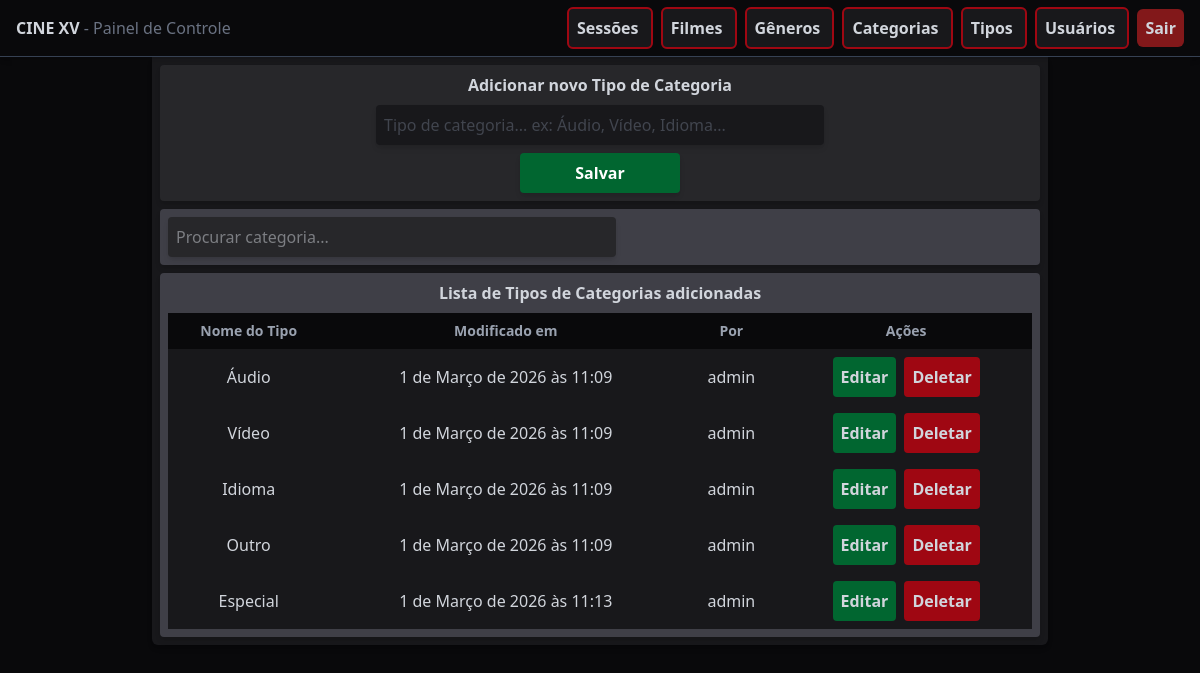
The app's page /category/types (signed in) with its own data.
### api/models.py (models this page shows, shortened)
class CategoryType(models.Model):
    name = models.CharField(max_length=100)
    modified_by = models.ForeignKey(User, on_delete=models.SET_NULL, null=True, related_name='mod_types')
    modified_at = models.DateTimeField(auto_now_add=True)

### control/models.py (models this page shows, shortened)
class CustomUser(AbstractBaseUser, PermissionsMixin):
    username = models.CharField(max_length=200, unique=True)
    is_active = models.BooleanField(default=False)
    is_admin = models.BooleanField(default=False)
    objects = CustomUserManager()
    USERNAME_FIELD = 'username'
    REQUIRED_FIELDS = []
    def __str__(self):
        return self.username

### control/views.py (the view)
# urls.py: path('category/types', views.catg_type, name='catg-types'),
@login_required(login_url='user-login')
def catg_type(request):
    if request.method == 'POST':
        form_type = request.POST.get('form_type')
        if form_type == 'add_form':
            form = AddCategoryTypeForm(request.POST)
            if form.is_valid:
                c_type = form.save(commit=False)
                c_type.modified_by = request.user
                c_type.save()
                messages.success(request, "Novo tipo de categoria adicionada com sucesso!")
                return redirect('catg-types')
            else:
                for field, errors in form.errors.items():
                    for error in errors:
                        messages.error(request, error)
        if form_type == 'delete_form':
            c_type_id = request.POST.get('c_type_id')
            c_type = get_object_or_404(CategoryType, id=c_type_id)
            c_type.delete()
            messages.success(request, "Tipo de categoria deletada com sucesso!")
            return redirect('catg-types')
    else:
        form = AddCategoryTypeForm()
        c_types = CategoryType.objects.all()
    context = {
        'form': form,
        'c_types': c_types
    }
    return render(request, 'category/catg_type.html', context)

### control/forms.py
class AddCategoryTypeForm(forms.ModelForm):
    class Meta:
        model = CategoryType
        fields = ['name']
        widgets = {
            'name': forms.TextInput(attrs={
                'class': "w-md bg-zinc-900 hover:bg-zinc-700 transition outline-none p-2 rounded-sm shadow-md",
                'placeholder': "Tipo de categoria... ex: Áudio, Vídeo, Idioma..."
            })
        }

### control/templates/category/catg_type.html (shortened to what this page needs)
{% extends 'base.html' %}
{% block content %}
<div class="w-4xl bg-zinc-900 mx-auto p-2 rounded-b-md space-y-2 shadow-md">
    <div class="bg-zinc-800 flex flex-col gap-2 text-center items-center rounded-sm p-2 shadow-md">
        <h1 class="font-semibold">Adicionar novo Tipo de Categoria</h1>
        <form method="POST" class="flex flex-col gap-2 text-gray-500">
            {{ form.name }}
            <button name="form_type" value="add_form" type="submit" class="w-40 mx-auto bg-green-800 hover:bg-green-600 p-2 rounded-sm text-white font-semibold cursor-pointer transition shadow-md">
                Salvar
            </button>
        </form>
    </div>
    <div class="bg-zinc-700 flex flex-col gap-2 text-center rounded-sm p-2 shadow-md">
        <input id="search-files" type="search" placeholder="Procurar categoria..." class="w-full max-w-md bg-zinc-800 hover:bg-zinc-600 transition rounded-sm p-2 shadow-md">
    </div>
    <div class="bg-zinc-700 flex flex-col gap-2 text-center items-center rounded-sm p-2 shadow-md">
        <h1 class="font-semibold">Lista de Tipos de Categorias adicionadas</h1>
        <table class="w-full text-center">
            <thead>
                <tr class="bg-zinc-950 font-semibold text-sm text-gray-400">
                    <th class="p-1">Nome do Tipo</th>
                    <th class="p-1">Modificado em</th>
                    <th class="p-1">Por</th>
                    <th class="p-2">Ações</th>
                </tr>
            </thead>
            <tbody>
                {% for type in c_types %}
                <tr class="bg-zinc-900 hover:bg-zinc-800 transition cursor-pointer">
                    <td class="p-2">{{ type.name }}</td>
                    <td class="p-2">{{ type.modified_at }}</td>
                    <td class="p-2">{{ type.modified_by }}</td>
                    <td class="p-2 flex flex-row justify-center items-center gap-2">
                        <a href="{% url 'catg-type-edit' type.id %}" class="bg-green-800 hover:bg-green-600 p-2 rounded-sm cursor-pointer transition font-semibold">
                            Editar
                        </a>
                        <form method="POST">
                            <button name="form_type" value="delete_form" class="bg-red-800 hover:bg-red-600 p-2 rounded-sm cursor-pointer transition font-semibold">
                                Deletar
                            </button>
                        </form>
                    </td>
                </tr>
                {% endfor %}
            </tbody>
        </table>
    </div>
</div>
{% endblock %}

### control/static/styles.css (style rules this page uses)
body { background-image: url("background.png"); background-repeat: no-repeat; background-position: center center; background-size: cover; min-height: 100vh; }

### records on screen
CategoryType: name "Áudio", modified_at "1 de Março de 2026 às 11:09", modified_by "admin"
CategoryType: name "Vídeo", modified_at "1 de Março de 2026 às 11:09", modified_by "admin"
CategoryType: name "Idioma", modified_at "1 de Março de 2026 às 11:09", modified_by "admin"
CategoryType: name "Outro", modified_at "1 de Março de 2026 às 11:09", modified_by "admin"
CategoryType: name "Especial", modified_at "1 de Março de 2026 às 11:13", modified_by "admin"
